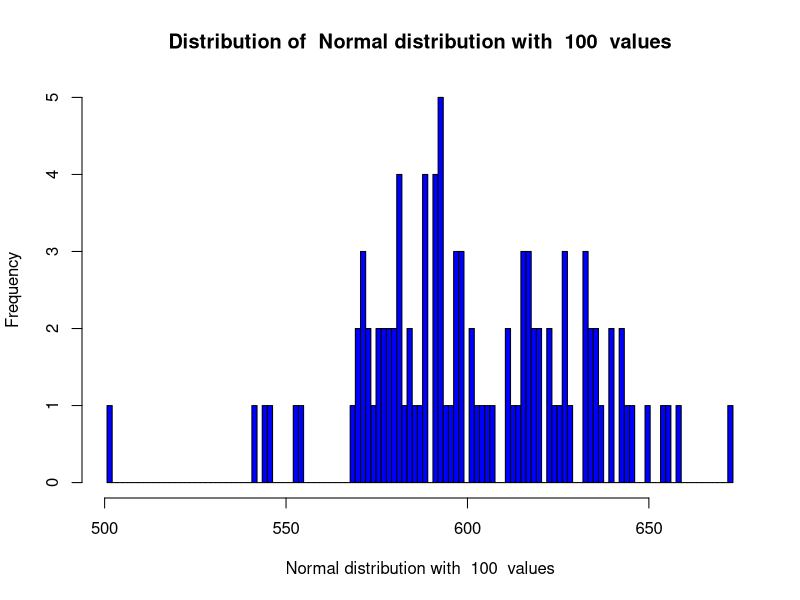
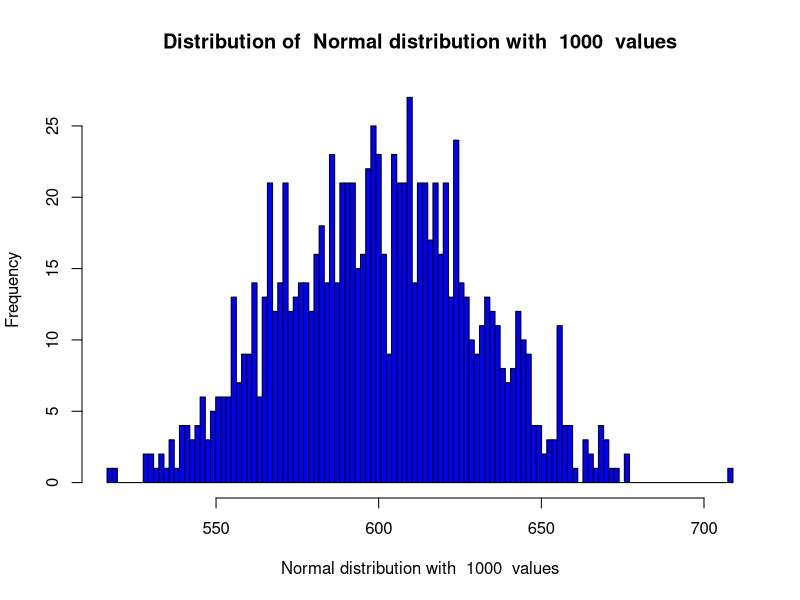
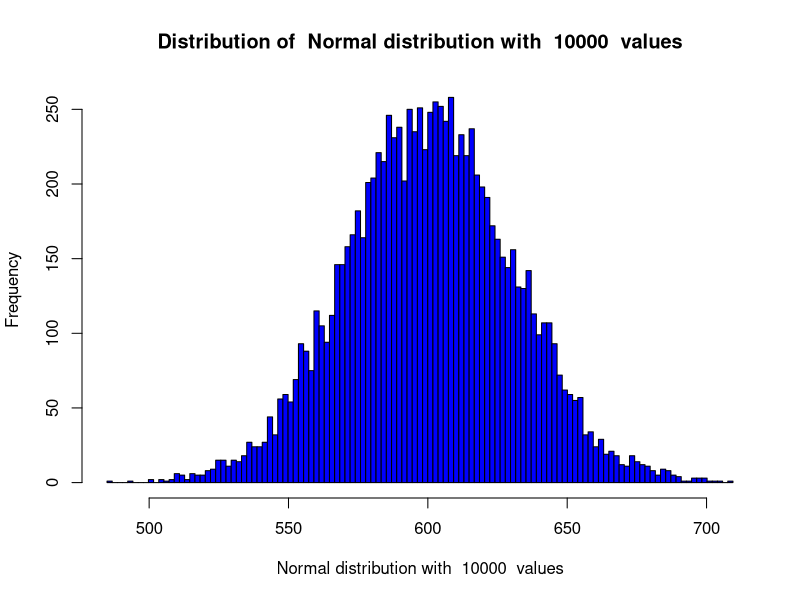
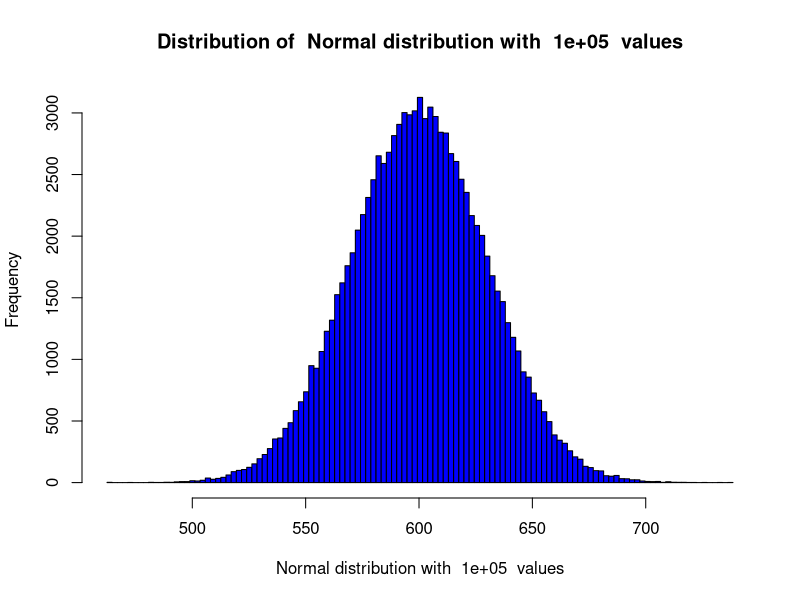
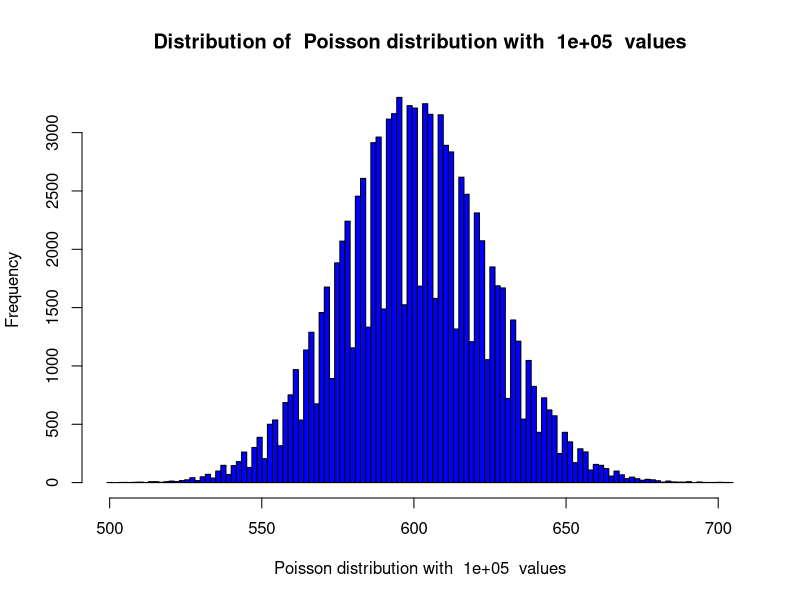
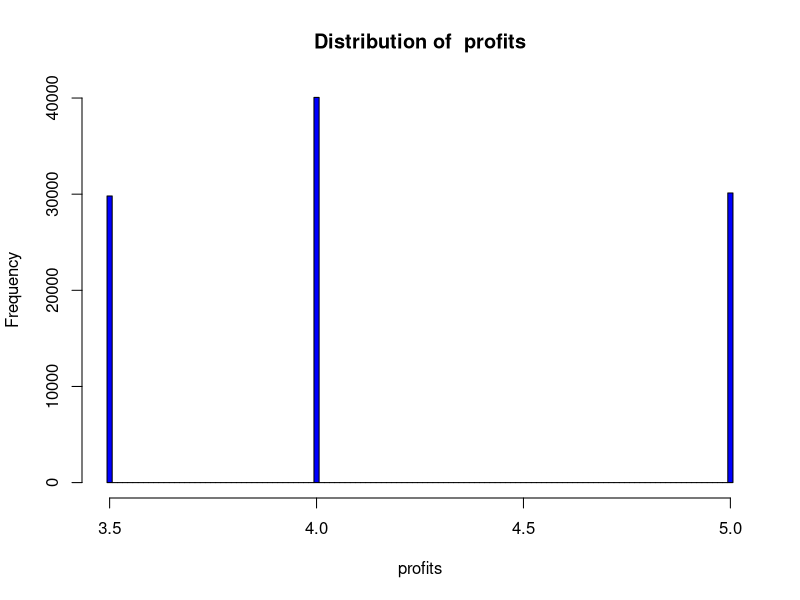
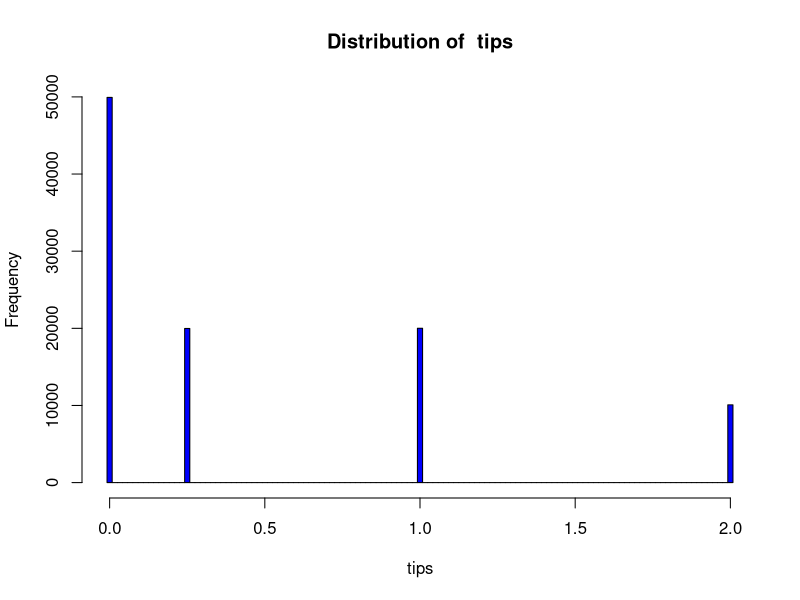
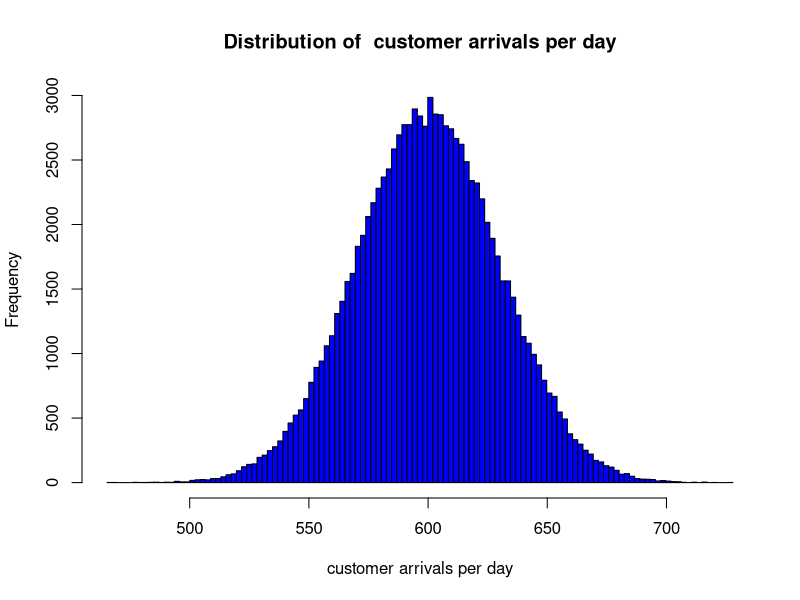

Source code (R) for these figures, in order:
sim.normal <- function(num, mean = 600, sd = 30){
  ## Simulate from a Normal distribution
  dist = rnorm(num, mean, sd)
  titl = paste('Normal distribution with ', as.character(num), ' values')
  dist.summary(dist, titl)     
  print('Empirical 95% CIs')
  print(comp.ci(dist))
  NULL
}

sim.poisson <- function(num, mean = 600){
  ## Simulate from a Poisson distribution
  dist = rpois(num, mean)
  titl = paste('Poisson distribution with ', as.character(num), ' values')
  dist.summary(dist, titl)    
  print('Empirical 95% CIs')
  print(comp.ci(dist))
  NULL
}

comp.ci <- function(vec, quantile = 0.05){
  ## Compute the upper and lower emperical quantiles
  lower <- quantile/2.0
  upper <- 1.0 - lower
  c(quantile(vec, probs = lower, na.rm = TRUE),
    quantile(vec, probs = upper, na.rm = TRUE))
}

dist.summary <- function(dist, name, num.bins = 120){
  ## function to plot and print a summary
  ## of the distribution  
  maxm <- max(dist)
  minm <- min(dist)
  bw <- (maxm - minm)/num.bins
  breaks <- seq(minm - bw/2, maxm + bw/2, by = bw)
  hist(dist, col = 'blue', breaks = breaks, xlab = name,
       main = paste('Distribution of ', name))
  
  std <- round(sd(dist), digits = 2)
  print(paste('Summary of', name, '; with std = ', std))
  print(summary(dist))
}    

profits <- function(num){
  ## Generates the profit from the uniform distribution
  unif <- runif(num)
  ifelse(unif < 0.3, 5,
         ifelse(unif < 0.6, 3.5, 4))
}

tips <- function(num){
  ## Generates the tips from the uniform distribution
  unif <- runif(num)
  ifelse(unif < 0.5, 0,
         ifelse(unif < 0.7, 0.25, 
                ifelse(unif < 0.9, 1, 2)))
}


sim.lemonade <- function(num, mean = 600, sd = 30, pois = FALSE){
  ## Simulate the profits and tips for
  ## a lemonade stand.
  
  ## number of customer arrivals
  if(pois){
    arrivals <- rpois(num, mean)
  } else {
   arrivals <- rnorm(num, mean, sd) 
  }
  dist.summary(arrivals, 'customer arrivals per day')
  
  ## Compute distibution of average profit per arrival
  proft <- profits(num) 
  dist.summary(proft, 'profit per arrival')
  
  ## Total profits are profit per arrival 
  ## times number of arrivals.
  total.profit <- arrivals * proft 
  dist.summary(total.profit, 'total profit per day')
  
  ## Compute distribution of average tips per arrival
  tps <- tips(num) 
  dist.summary(tps, 'tips per arrival')
  
  ## Compute average tips per day
  total.tips <- arrivals * tps
  dist.summary(total.tips, 'total tips per day')
  
  ## Compute total profits plus total tips and normalize.
  total.take <- total.profit + total.tips
  dist.summary(total.take, 'total net per day')
}


nums <- c(100, 1000, 10000, 100000)
lapply(nums, sim.normal)
sim.poisson(100000)
prfts <- profits(100000)
dist.summary(prfts, 'profits')
tps <- tips(100000)
dist.summary(tps, 'tips')
sim.lemonade(100000)
sim.lemonade(100000, 1200, 20)